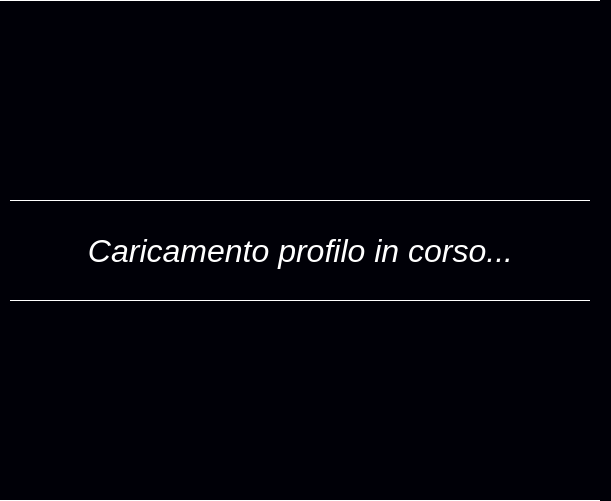
<?xml version="1.0" encoding="UTF-8"?>
<ui version="4.0">
 <class>MainWindow</class>
 <widget class="QMainWindow" name="MainWindow">
  <property name="geometry">
   <rect>
    <x>0</x>
    <y>0</y>
    <width>611</width>
    <height>501</height>
   </rect>
  </property>
  <property name="windowTitle">
   <string>MainWindow</string>
  </property>
  <property name="styleSheet">
   <string notr="true">background-color: rgb(0, 0, 7);
color: rgb(255, 255, 255);</string>
  </property>
  <widget class="QWidget" name="centralwidget">
   <widget class="Line" name="elem_name_LN">
    <property name="geometry">
     <rect>
      <x>10</x>
      <y>200</y>
      <width>580</width>
      <height>1</height>
     </rect>
    </property>
    <property name="styleSheet">
     <string notr="true">background-color: rgb(255, 255, 255);</string>
    </property>
    <property name="lineWidth">
     <number>1</number>
    </property>
    <property name="orientation">
     <enum>Qt::Horizontal</enum>
    </property>
   </widget>
   <widget class="Line" name="top_LN">
    <property name="geometry">
     <rect>
      <x>0</x>
      <y>0</y>
      <width>600</width>
      <height>1</height>
     </rect>
    </property>
    <property name="styleSheet">
     <string notr="true">background-color: rgb(255, 255, 255);</string>
    </property>
    <property name="lineWidth">
     <number>1</number>
    </property>
    <property name="orientation">
     <enum>Qt::Horizontal</enum>
    </property>
   </widget>
   <widget class="Line" name="bottom_LN">
    <property name="geometry">
     <rect>
      <x>0</x>
      <y>500</y>
      <width>600</width>
      <height>1</height>
     </rect>
    </property>
    <property name="styleSheet">
     <string notr="true">background-color: rgb(255, 255, 255);</string>
    </property>
    <property name="lineWidth">
     <number>1</number>
    </property>
    <property name="orientation">
     <enum>Qt::Horizontal</enum>
    </property>
   </widget>
   <widget class="Line" name="elem_name_LN_2">
    <property name="geometry">
     <rect>
      <x>10</x>
      <y>300</y>
      <width>580</width>
      <height>1</height>
     </rect>
    </property>
    <property name="styleSheet">
     <string notr="true">background-color: rgb(255, 255, 255);</string>
    </property>
    <property name="lineWidth">
     <number>1</number>
    </property>
    <property name="orientation">
     <enum>Qt::Horizontal</enum>
    </property>
   </widget>
   <widget class="QLabel" name="wait_LBL">
    <property name="geometry">
     <rect>
      <x>10</x>
      <y>210</y>
      <width>581</width>
      <height>81</height>
     </rect>
    </property>
    <property name="font">
     <font>
      <pointsize>24</pointsize>
      <italic>true</italic>
     </font>
    </property>
    <property name="text">
     <string>Caricamento profilo in corso...</string>
    </property>
    <property name="alignment">
     <set>Qt::AlignCenter</set>
    </property>
   </widget>
  </widget>
 </widget>
 <resources/>
 <connections/>
</ui>
